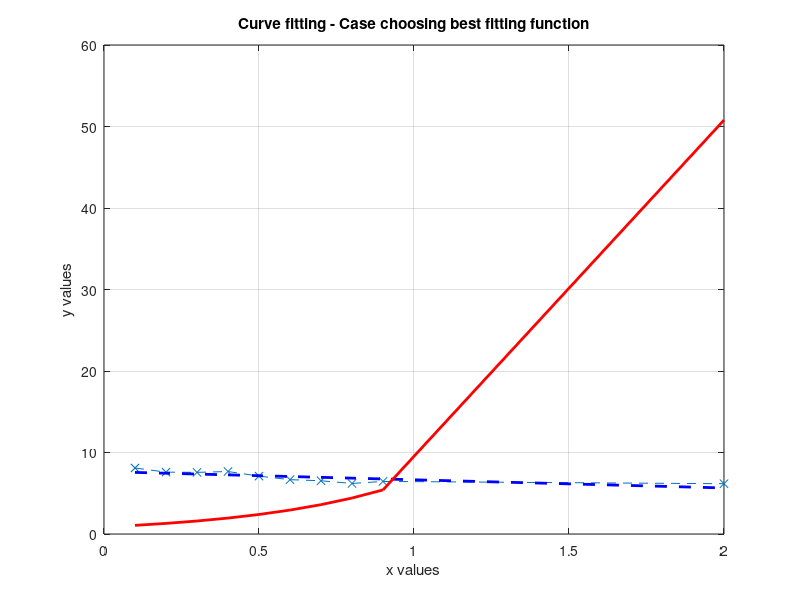

This chart was generated by the following MATLAB code:
clear all
close all
clc
% Step 1: Input the data points x and y
x = [0.1000 0.2000 0.3000 0.4000 0.5000 0.6000 0.7000 0.8000 0.9000 2.0000];
y = [8.1017 7.5913 7.5611 7.6671 7.1013 6.6660 6.5322 6.2011 6.4503 6.1714];

% Step 2: Plot the data points
figure;
plot(x, y, 'x--'); % Plot with red cross symbols
title('Curve fitting - Case choosing best fitting function');
xlabel('x values');
ylabel('y values');
grid on;
% Commenting the code
% This section computes linear and exponential fitting values for the given data points,
% calculates the sum of squared errors for each fitting, and plots the fitting functions on the same figure.

% Question 2.2: Linear fitting
% Step 1: Compute coefficients a11, a01 and save result into vector a1
a1 = polyfit(x, y, 1);

% Step 2: Computing fitting error
y_linear = a1(1)*x + a1(2);
soe1 = sum((y - y_linear).^2);

% Plotting linear fitting function
hold on;
plot(x, y_linear, '--b', 'LineWidth', 2);

% Question 2.3: Exponential fitting
% Step 1: Compute coefficients a12, a02 and save result into vector a2
a2 = polyfit(x, log(y), 1);
a2(1) = exp(a2(1)); % Update a12 as it's the coefficient of exponential term

% Step 2: Computing fitting error
y_exponential = a2(1) * exp(a2(2)*x);
soe2 = sum((y - y_exponential).^2);

% Plotting exponential fitting function
plot(x, y_exponential, 'r', 'LineWidth', 2);

% Question 2.4: Print sum of squared errors
fprintf('Sum of Squared Errors for Linear Fitting: %.4f\n', soe1);
fprintf('Sum of Squared Errors for Exponential Fitting: %.4f\n', soe2);

% Commenting on choice of best fitting function
% Based on the comparison of sum of squared errors, the fitting function with the lower value
% is typically chosen as the best fitting function. The choice may also depend on the application
% and the context of the data.
